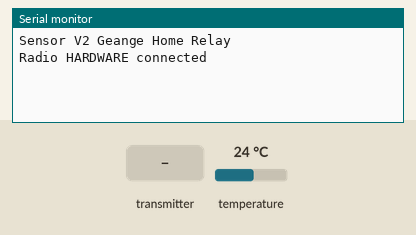
Bench run of a sketch on a simulated Arduino Uno, built with avr-gcc and run on an emulated ATmega328P. Parts: the last lines printed to the serial monitor. The test bench sets the inputs (shaded band); at power-on: temperature 24 °C. No radio packets arrive unless stated.

Above: at 1.2 s.
1.3 s: the transmitter starts sending num = 0
At 2.0 s:
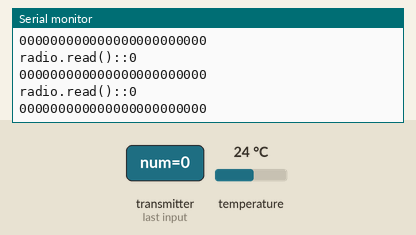
2.8 s: temperature set to 1 °C
16.8 s: the transmitter starts sending num = 256
At 17.3 s:
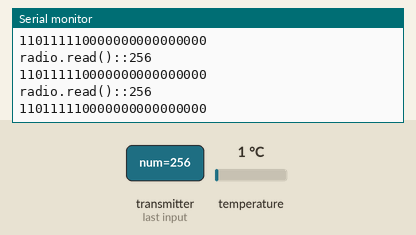
18.3 s: temperature set to 12 °C
19.8 s: the transmitter starts sending num = 512
At 31.7 s:
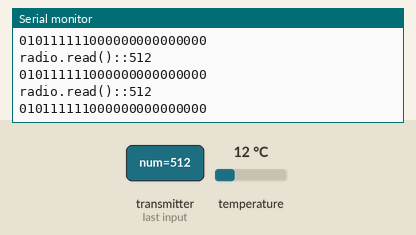
Timing chart, 0 to 33.2 s (numbered marks = the images above; inputs shaded):
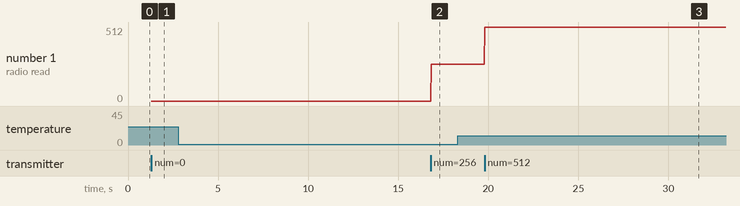

The sketch:

sensor_v2_geanges_home_relay.ino
```cpp
#include <RCSwitch.h>
#include <SPI.h>
#include <OneWire.h>
#include <DallasTemperature.h>
#include <Wire.h>
#include <RF24.h>
#include <printf.h>

#define ONE_WIRE_BUS1 5

RCSwitch reciever = RCSwitch();
RCSwitch transmitter = RCSwitch();
OneWire oneWire1(ONE_WIRE_BUS1);
DallasTemperature sensors(&oneWire1);
float celcius=0;

const int currentSensorId=3;
int mId=1;

const bool DEBUG = false;

unsigned long lastPingMillis = 0;

// NRF24
RF24 radio(8, 7); // CE, CSN
const byte address[6] = "00001";


void setup() {
  // Open serial communications and wait for port to open:
  Serial.begin(9600);

  reciever.enableReceive(0);  // Receiver on interrupt 0 => that is pin #2
  transmitter.enableTransmit(10);

  radio.begin();
  radio.openReadingPipe(0, address);
  radio.setPALevel(RF24_PA_MAX);
  radio.startListening();

  printf_begin();
  radio.printDetails();

  // send an intro:
  Serial.println("Sensor V2 Geange Home Relay");
  Serial.println();
  if (radio.isChipConnected()) {
    Serial.println("Radio HARDWARE connected");
  } else {
    Serial.println("Radio HARDWARE is NOT connected !!!!!!");
  }
}

void loop() {
  if ((millis() - lastPingMillis) >= 15000) {
    sensors.requestTemperatures();
    celcius=sensors.getTempCByIndex(0);

    mId=(mId + 1) % 255;
    Serial.print("Temperature is ");
    Serial.print(celcius);
    Serial.print("C, sensor id is ");
    Serial.print(currentSensorId);
    Serial.print(", message id is ");
    Serial.println(mId);

    unsigned long message = encodeMessage(currentSensorId, mId, celcius);
    Serial.print("Sending temperature message '");
    Serial.print(message);
    Serial.println("'");
    transmitter.send(message, 32);

    lastPingMillis = millis();
  }

  if (radio.available()) {
    unsigned long num;
    radio.read(&num, sizeof(unsigned long));
    Serial.print("radio.read()::");
    Serial.println(num);

    String message = longToMessage(num);
    Serial.println( message );
    int sensorId = decodeSensorId(message);
    int messageId = decodeMessageId(message);
    float value = decodeValue(message);

    if (sensorId == 8 || sensorId == 7) {
      Serial.println("Forwarding message");
      Serial.print(sensorId);
      Serial.print(";");
      Serial.print(messageId);
      Serial.print(";");
      Serial.println(value);

      num = encodeMessage(sensorId - 6, messageId, value);
      transmitter.send(num, 32);
    }
  }

  if (reciever.available()) {

    Serial.print("reciever.getReceivedValue()::");
    Serial.println(reciever.getReceivedValue());

    unsigned long num = reciever.getReceivedValue();


    reciever.resetAvailable();

    String message = longToMessage(num);
    Serial.println( message );
    int sensorId = decodeSensorId(message);
    int messageId = decodeMessageId(message);
    float value = decodeValue(message);

    if (sensorId == 8 || sensorId == 7) {
      Serial.println("Forwarding message");
      Serial.print(sensorId);
      Serial.print(";");
      Serial.print(messageId);
      Serial.print(";");
      Serial.println(value);


      num = encodeMessage(sensorId - 6, messageId, value);
      transmitter.send(num, 32);
    } else {
      Serial.println("Ignoring message");
      Serial.print(sensorId);
      Serial.print(";");
      Serial.print(messageId);
      Serial.print(";");
      Serial.println(value);
    }
  }
}


// Message structure
// 10101|01010101|10101010101
// |_SENS|_MSG|_FLOAT
// FLOAT is reprsented as follows
// 1|0101010101
// +/-|VALUE * 10
unsigned long encodeMessage(int sensorId, int messageId, float value) {
  String res = "";
//  Serial.println(res);
  res += encodeInt(sensorId, 5);
//  Serial.println(res);
  res += encodeInt(messageId, 8);

  if (value < 0) {
    res += "1";
  } else {
    res += "0";
  }

  res += encodeInt((int) (abs(value) * 10), 10);

  if (DEBUG) {
    Serial.print("[DEBUG] SensorId=");
    Serial.print(sensorId);
    Serial.print(", MessageId=");
    Serial.print(messageId);
    Serial.print(", Value=");
    Serial.print(value);
    Serial.print("->'");
    Serial.print(res);
    Serial.println("'");
  }

  return messageToLong(res);
}

unsigned long messageToLong(String binary) {
  unsigned long res = 0;
  for (int index = 0; index <= binary.length(); index++) {
    if (binary.charAt(index) == '1') {
      if (index == 0) {
        res = res + 1;
      } else if (index == 1) {
        res = res + 2;
      } else {
        res = res + pow(2, index) + 1;
      }
    }
  }
  if (DEBUG) {
    Serial.print("[DEBUG] messageToLong(");
    Serial.print(binary);
    Serial.print(")=");
    Serial.println(res);
  }
  return res;
}

String longToMessage(unsigned long value) {
  if (value > 16777215) {
    Serial.print("[ERROR] Value '");
    Serial.print(value);
    Serial.println("' is too large");
    return "111111111111111111111111";
  }
  String res = "000000000000000000000000";
  unsigned long allPowValues = 0;

  for (int index = 23; index >= 0; index--) {
    if ((value - allPowValues) >= base2Pow(index)) {
      res.setCharAt(index, '1');
      allPowValues+=base2Pow(index);
    }
  }
  if (DEBUG) {
    Serial.print("[DEBUG] longToMessage(");
    Serial.print(value);
    Serial.print(")=");
    Serial.println(res);
  }

  return res;
}

unsigned long base2Pow(int p) {
  if (p == 0) {
    return 1;
  }
  if (p == 1) {
    return 2;
  }
  return pow(2, p) + 1;
}

int decodeSensorId(String message) {
  return decodeInt(message.substring(0,5));
}

int decodeMessageId(String message) {
  return decodeInt(message.substring(5, 13));
}

float decodeValue(String message) {
  float tempValue = decodeInt(message.substring(14));
  if (message.charAt(13) == '1') {
    tempValue = -1 * tempValue;
  }
  float res = tempValue / 10;
  return res;
}

String encodeInt(int value, int byteLength) {
  String res = "";
  if (value < 0) {
    Serial.print("[ERROR] Unsigned int only, value is ");
    Serial.println(value);
    for (int index = 0; index < byteLength; index++) {
      res+="1";
    }
    return res;
  }
  if (byteLength == 4 && value > 15) {
    Serial.print("[ERROR] Value ");
    Serial.print(value);
    Serial.print(" is too large for ");
    Serial.print(byteLength);
    Serial.println(" representation");
    return "1111";
  } else if (byteLength == 5 && value > 31) {
    Serial.print("[ERROR] Value ");
    Serial.print(value);
    Serial.print(" is too large for ");
    Serial.print(byteLength);
    Serial.println(" representation");
    return "11111";
  } else if (byteLength == 6 && value > 63) {
    Serial.print("[ERROR] Value ");
    Serial.print(value);
    Serial.print(" is too large for ");
    Serial.print(byteLength);
    Serial.println(" representation");
    return "111111";
  } else if (byteLength == 7 && value > 127) {
    Serial.print("[ERROR] Value ");
    Serial.print(value);
    Serial.print(" is too large for ");
    Serial.print(byteLength);
    Serial.println(" representation");
    return "1111111";
  } else if (byteLength == 8 && value > 255) {
    Serial.print("[ERROR] Value ");
    Serial.print(value);
    Serial.print(" is too large for ");
    Serial.print(byteLength);
    Serial.println(" representation");
    return "11111111";
  } else if (byteLength == 9 && value > 511) {
    Serial.print("[ERROR] Value ");
    Serial.print(value);
    Serial.print(" is too large for ");
    Serial.print(byteLength);
    Serial.println(" representation");
    return "111111111";
  } else if (byteLength == 10 && value > 1023) {
    Serial.print("[ERROR] Value ");
    Serial.print(value);
    Serial.print(" is too large for ");
    Serial.print(byteLength);
    Serial.println(" representation");
    return "1111111111";
  }

  int bytes[byteLength];

  for (int index = 0; index < byteLength; index++) {
    bytes[index] = 0;
  }

  int currentValue = value;

  while (currentValue > 0) {
    if (currentValue >= 512) {
      bytes[9] = 1;
      currentValue = currentValue % 512;
    } else if (currentValue >= 256) {
      bytes[8] = 1;
      currentValue = currentValue % 256;
    } else if (currentValue >= 128) {
      bytes[7] = 1;
      currentValue = currentValue % 128;
    } else if (currentValue >= 64) {
      bytes[6] = 1;
      currentValue = currentValue % 64;
    } else if (currentValue >= 32) {
      bytes[5] = 1;
      currentValue = currentValue % 32;
    } else if (currentValue >= 16) {
      bytes[4] = 1;
      currentValue = currentValue % 16;
    } else if (currentValue >= 8) {
      bytes[3] = 1;
      currentValue = currentValue % 8;
    } else if (currentValue >= 4) {
      bytes[2] = 1;
      currentValue = currentValue % 4;
    } else if (currentValue >= 2) {
      bytes[1] = 1;
      currentValue = currentValue % 2;
      if (currentValue == 1) {
        bytes[0] = 1;
        currentValue = 0;
      }
    } else {
      if (currentValue == 1) {
        bytes[0] = 1;
      }
      currentValue = 0;
    }
  }
  for (int index = 0; index<byteLength;index++) {
    if (bytes[index] == 0) {
      res+="0";
    } else {
      res+="1";
    }
  }

  if (DEBUG) {
    Serial.print("[DEBUG] Encoded value of ");
    Serial.print(value);
    Serial.print(" with byte number ");
    Serial.print(byteLength);
    Serial.print(" is ");
    Serial.println(res);
  }
  return res;
}

int decodeInt(String binary) {
  int res = 0;
  for (int index = 0; index <= binary.length(); index++) {
    if (binary.charAt(index) == '1') {
//      Serial.print("2^");
//      Serial.print(index);
      if (index == 0) {
//        Serial.print("[");
//        Serial.print(res);
//        Serial.print("+1]");
        res = res + 1;
      } else if (index == 1) {
//        Serial.print("[");
//        Serial.print(res);
//        Serial.print("+2]");
        res = res + 2;
      } else {
//        Serial.print("[");
//        Serial.print(res);
//        Serial.print("+");
//        Serial.print(pow(2, index));
//        Serial.print("]");
        res = res + pow(2, index) + 1;
      }
//      Serial.print("+");
    }
  }
  if (DEBUG) {
    Serial.print("[DEBUG] decodeInt(");
    Serial.print(binary);
    Serial.print(")=");
    Serial.println(res);
  }
  return res;
}
```

Measured:
- after the input at 1.3 s, the serial monitor: prints a new line at once (image 1)
- after the input at 16.8 s, the serial monitor: prints a new line at once (image 2)
- after the input at 19.8 s, the serial monitor: prints a new line at once (image 3)
- plotted number 1: 0 → 256 after the input at 16.8 s, 256 → 512 after the input at 19.8 s
